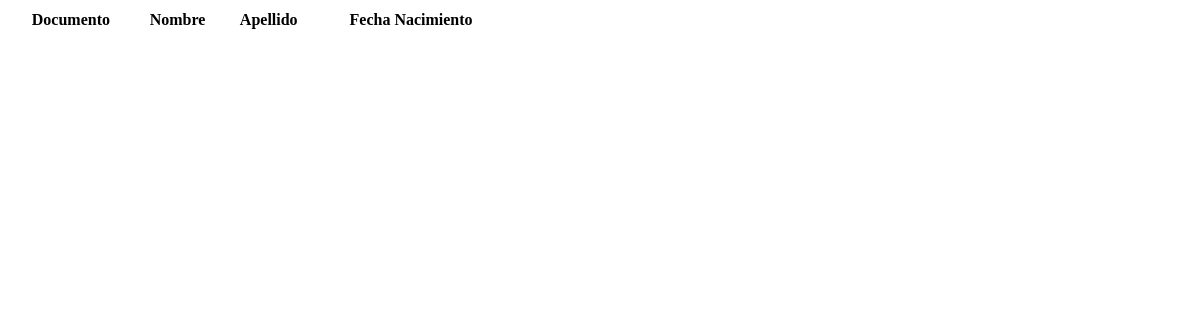
/indice2.php, run on an earlier commit of the app's database.
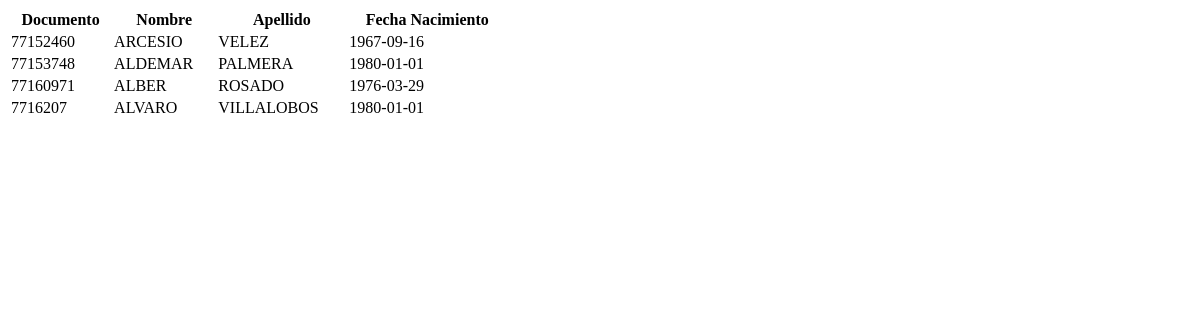
And on a later commit of the database.
### tables this page shows
CREATE TABLE `usuario` (
  `documento` varchar(20) NOT NULL,
  `nombre` varchar(45) NOT NULL,
  `apellido` varchar(45) NOT NULL,
  `fechanacimiento` date DEFAULT NULL,
  `idciudad` int(11) NOT NULL,
  PRIMARY KEY (`documento`),
  KEY `fk_usuario_ciudad1_idx` (`idciudad`),
  CONSTRAINT `fk_usuario_ciudad1` FOREIGN KEY (`idciudad`) REFERENCES `ciudad` (`idciudad`) ON DELETE NO ACTION ON UPDATE NO ACTION
);

### config/Configuracion.php (called while the page is built, shortened)
<?php
final class Configuracion {
    private static $datos;
    public static function getConfiguracion($seccion = null) {
        $datos = self::getDatos();
        return $datos[$seccion];
    }
    private static function getDatos() {
        self::$datos = parse_ini_file('configuracion.ini', true);
        return self::$datos;
    }
}
?>

### config/Db.php (called while the page is built)
<?php
class Db {
    private static $db;
    public static function init() {
        if (!self::$db) {
            try {
                $cfg = Configuracion::getConfiguracion('basedatos');
                $dsn = $cfg['dsn'];
                self::$db = new PDO($dsn, $cfg['usuario'], $cfg['clave']);
                self::$db->setAttribute(PDO::ATTR_ERRMODE, PDO::ERRMODE_EXCEPTION);
                self::$db->setAttribute(PDO::ATTR_DEFAULT_FETCH_MODE, PDO::FETCH_ASSOC);
            } catch (PDOException $exc) {
                die('Error de conexion a la base de datos! ' . $exc->getMessage());
            }
        }
        return self::$db;
    }
}
?>

### modelo/Usuario.php (called while the page is built, shortened)
<?php
class Usuario extends Modelo {
    private $documento;
    private $nombre;
    private $apellido;
    private $fechaNacimiento;
    public function getDocumento() {
        return $this->documento;
    }
    public function setDocumento($documento) {
        $this->documento = $documento;
    }
    public function getNombre() {
        return $this->nombre;
    }
    public function setNombre($nombre) {
        $this->nombre = $nombre;
    }
    public function getApellido() {
        return $this->apellido;
    }
    public function setApellido($apellido) {
        $this->apellido = $apellido;
    }
    public function getFechaNacimiento() {
        return $this->fechaNacimiento;
    }
    public function setFechaNacimiento(DateTime $fechaNacimiento) {
        $this->fechaNacimiento = $fechaNacimiento;
    }
    public function leerUsuarios() {
        $sql =  " SELECT u.documento, u.nombre, u.apellido, u.fechanacimiento, u.idciudad, c.nombre as ciudad FROM usuario u, ciudad c ";
        $sql .= " WHERE u.idciudad = c.idciudad";
        $resultado = $this->consultar($sql);
        $usuarios = array();
        foreach ($resultado as $fila) {
            $user = new Usuario();
            $usuarios[$user->getDocumento()] = $user;
        }
        return $usuarios;
    }
}
?>

### modelo/Modelo.php (called while the page is built, shortened)
<?php
abstract class Modelo {
    protected $db;
    public static function crearFecha($entrada) {
        return DateTime::createFromFormat('Y-m-d', $entrada);
    }
    public function __construct() {
        $this->db = Db::init();
    }
    protected function consultar($sql = null) {
        $sentencia = $this->db->query($sql, PDO::FETCH_ASSOC);
        return $sentencia;
    }
}
?>

### indice2.php (the view, shortened to what this page needs)
<?php
function cargadorClases(){
    include './config/Configuracion.php';
    include './config/Db.php';
    include './modelo/Modelo.php';
    include './modelo/Usuario.php';
}
$users = new Usuario();
$lista = $users->leerUsuarios();
?>
<!DOCTYPE html>
<html>
    <head>
    </head>
    <body>
        <table border="0" width="500" cellspacing="2" cellpadding="1">
            <thead>
                <tr>
                    <th>Documento</th>
                    <th>Nombre</th>
                    <th>Apellido</th>
                    <th>Fecha Nacimiento</th>
                </tr>
            </thead>
            <tbody>
                <?php foreach ($lista as $user) { ?>
                <tr>
                    <td><?php echo $user->getDocumento();?></td>
                    <td><?php echo $user->getNombre();?></td>
                    <td><?php echo $user->getApellido();?></td>
                    <td><?php echo $user->getFechaNacimiento()->format('Y-m-d');?></td>
                </tr>
                <?php } ?>
            </tbody>
        </table>
    </body>
</html>

What changed in the data, as far as the page shows it:
added usuario: documento "77152460", nombre "ARCESIO", apellido "VELEZ", format "1967-09-16"
added usuario: documento "77153748", nombre "ALDEMAR", apellido "PALMERA", format "1980-01-01"
added usuario: documento "77160971", nombre "ALBER", apellido "ROSADO", format "1976-03-29"
added usuario: documento "7716207", nombre "ALVARO", apellido "VILLALOBOS", format "1980-01-01"
